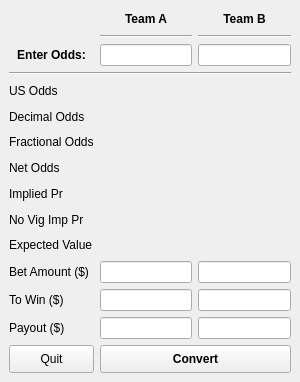
<?xml version="1.0" encoding="UTF-8"?>
<ui version="4.0">
 <class>MainWindow</class>
 <widget class="QMainWindow" name="MainWindow">
  <property name="geometry">
   <rect>
    <x>0</x>
    <y>0</y>
    <width>300</width>
    <height>382</height>
   </rect>
  </property>
  <property name="minimumSize">
   <size>
    <width>300</width>
    <height>228</height>
   </size>
  </property>
  <property name="maximumSize">
   <size>
    <width>300</width>
    <height>382</height>
   </size>
  </property>
  <property name="windowTitle">
   <string>Odds Converter</string>
  </property>
  <widget class="QWidget" name="centralwidget">
   <layout class="QGridLayout" name="gridLayout">
    <property name="bottomMargin">
     <number>9</number>
    </property>
    <property name="verticalSpacing">
     <number>6</number>
    </property>
    <item row="13" column="2">
     <widget class="QLineEdit" name="input_win_B">
      <property name="text">
       <string/>
      </property>
      <property name="alignment">
       <set>Qt::AlignCenter</set>
      </property>
     </widget>
    </item>
    <item row="8" column="2">
     <widget class="QLabel" name="output_net_dec_odds_B">
      <property name="font">
       <font>
        <italic>true</italic>
       </font>
      </property>
      <property name="text">
       <string/>
      </property>
      <property name="alignment">
       <set>Qt::AlignRight|Qt::AlignTrailing|Qt::AlignVCenter</set>
      </property>
     </widget>
    </item>
    <item row="12" column="0">
     <widget class="QLabel" name="label_5">
      <property name="text">
       <string>Bet Amount ($)</string>
      </property>
     </widget>
    </item>
    <item row="10" column="1">
     <widget class="QLabel" name="output_no_vig_A">
      <property name="font">
       <font>
        <italic>true</italic>
       </font>
      </property>
      <property name="text">
       <string/>
      </property>
      <property name="alignment">
       <set>Qt::AlignRight|Qt::AlignTrailing|Qt::AlignVCenter</set>
      </property>
     </widget>
    </item>
    <item row="12" column="1">
     <widget class="QLineEdit" name="input_betAmt_A">
      <property name="text">
       <string/>
      </property>
      <property name="alignment">
       <set>Qt::AlignCenter</set>
      </property>
     </widget>
    </item>
    <item row="10" column="2">
     <widget class="QLabel" name="output_no_vig_B">
      <property name="font">
       <font>
        <italic>true</italic>
       </font>
      </property>
      <property name="text">
       <string/>
      </property>
      <property name="alignment">
       <set>Qt::AlignRight|Qt::AlignTrailing|Qt::AlignVCenter</set>
      </property>
     </widget>
    </item>
    <item row="1" column="1">
     <widget class="Line" name="line_2">
      <property name="orientation">
       <enum>Qt::Horizontal</enum>
      </property>
     </widget>
    </item>
    <item row="14" column="0">
     <widget class="QLabel" name="label_7">
      <property name="text">
       <string>Payout ($)</string>
      </property>
     </widget>
    </item>
    <item row="1" column="2">
     <widget class="Line" name="line_3">
      <property name="orientation">
       <enum>Qt::Horizontal</enum>
      </property>
     </widget>
    </item>
    <item row="6" column="2">
     <widget class="QLabel" name="output_frac_odds_B">
      <property name="text">
       <string/>
      </property>
      <property name="alignment">
       <set>Qt::AlignRight|Qt::AlignTrailing|Qt::AlignVCenter</set>
      </property>
     </widget>
    </item>
    <item row="9" column="2">
     <widget class="QLabel" name="output_imp_pr_B">
      <property name="font">
       <font>
        <italic>true</italic>
       </font>
      </property>
      <property name="text">
       <string/>
      </property>
      <property name="alignment">
       <set>Qt::AlignRight|Qt::AlignTrailing|Qt::AlignVCenter</set>
      </property>
     </widget>
    </item>
    <item row="14" column="1">
     <widget class="QLineEdit" name="input_payout_A">
      <property name="text">
       <string/>
      </property>
      <property name="alignment">
       <set>Qt::AlignCenter</set>
      </property>
     </widget>
    </item>
    <item row="13" column="1">
     <widget class="QLineEdit" name="input_win_A">
      <property name="text">
       <string/>
      </property>
      <property name="alignment">
       <set>Qt::AlignCenter</set>
      </property>
     </widget>
    </item>
    <item row="2" column="1">
     <widget class="QLineEdit" name="oddsA">
      <property name="alignment">
       <set>Qt::AlignCenter</set>
      </property>
     </widget>
    </item>
    <item row="15" column="0">
     <widget class="QPushButton" name="quitButton">
      <property name="minimumSize">
       <size>
        <width>0</width>
        <height>28</height>
       </size>
      </property>
      <property name="font">
       <font>
        <weight>50</weight>
        <bold>false</bold>
       </font>
      </property>
      <property name="text">
       <string>Quit</string>
      </property>
      <property name="autoDefault">
       <bool>false</bool>
      </property>
      <property name="flat">
       <bool>false</bool>
      </property>
     </widget>
    </item>
    <item row="14" column="2">
     <widget class="QLineEdit" name="input_payout_B">
      <property name="text">
       <string/>
      </property>
      <property name="alignment">
       <set>Qt::AlignCenter</set>
      </property>
     </widget>
    </item>
    <item row="13" column="0">
     <widget class="QLabel" name="label_6">
      <property name="text">
       <string>To Win ($)</string>
      </property>
     </widget>
    </item>
    <item row="5" column="1">
     <widget class="QLabel" name="output_dec_odds_A">
      <property name="font">
       <font>
        <italic>true</italic>
       </font>
      </property>
      <property name="text">
       <string/>
      </property>
      <property name="alignment">
       <set>Qt::AlignRight|Qt::AlignTrailing|Qt::AlignVCenter</set>
      </property>
     </widget>
    </item>
    <item row="12" column="2">
     <widget class="QLineEdit" name="input_betAmt_B">
      <property name="text">
       <string/>
      </property>
      <property name="alignment">
       <set>Qt::AlignCenter</set>
      </property>
     </widget>
    </item>
    <item row="2" column="0">
     <widget class="QLabel" name="label_2">
      <property name="font">
       <font>
        <weight>75</weight>
        <bold>true</bold>
       </font>
      </property>
      <property name="text">
       <string>Enter Odds:</string>
      </property>
      <property name="alignment">
       <set>Qt::AlignCenter</set>
      </property>
     </widget>
    </item>
    <item row="6" column="0">
     <widget class="QLabel" name="label_Frac_odds">
      <property name="text">
       <string>Fractional Odds</string>
      </property>
     </widget>
    </item>
    <item row="4" column="0">
     <widget class="QLabel" name="label_USOdds">
      <property name="text">
       <string>US Odds</string>
      </property>
     </widget>
    </item>
    <item row="4" column="2">
     <widget class="QLabel" name="output_us_odds_B">
      <property name="text">
       <string/>
      </property>
      <property name="alignment">
       <set>Qt::AlignRight|Qt::AlignTrailing|Qt::AlignVCenter</set>
      </property>
     </widget>
    </item>
    <item row="9" column="0">
     <widget class="QLabel" name="label_ImpliedPr">
      <property name="text">
       <string>Implied Pr</string>
      </property>
     </widget>
    </item>
    <item row="6" column="1">
     <widget class="QLabel" name="output_frac_odds_A">
      <property name="text">
       <string/>
      </property>
      <property name="alignment">
       <set>Qt::AlignRight|Qt::AlignTrailing|Qt::AlignVCenter</set>
      </property>
     </widget>
    </item>
    <item row="5" column="0">
     <widget class="QLabel" name="label_DecOdds">
      <property name="text">
       <string>Decimal Odds</string>
      </property>
     </widget>
    </item>
    <item row="0" column="1">
     <widget class="QLabel" name="label_Odds_1">
      <property name="font">
       <font>
        <weight>75</weight>
        <bold>true</bold>
       </font>
      </property>
      <property name="text">
       <string>Team A</string>
      </property>
      <property name="alignment">
       <set>Qt::AlignCenter</set>
      </property>
     </widget>
    </item>
    <item row="8" column="1">
     <widget class="QLabel" name="output_net_dec_odds_A">
      <property name="font">
       <font>
        <italic>true</italic>
       </font>
      </property>
      <property name="text">
       <string/>
      </property>
      <property name="alignment">
       <set>Qt::AlignRight|Qt::AlignTrailing|Qt::AlignVCenter</set>
      </property>
     </widget>
    </item>
    <item row="4" column="1">
     <widget class="QLabel" name="output_us_odds_A">
      <property name="text">
       <string/>
      </property>
      <property name="alignment">
       <set>Qt::AlignRight|Qt::AlignTrailing|Qt::AlignVCenter</set>
      </property>
     </widget>
    </item>
    <item row="9" column="1">
     <widget class="QLabel" name="output_imp_pr_A">
      <property name="font">
       <font>
        <italic>true</italic>
       </font>
      </property>
      <property name="text">
       <string/>
      </property>
      <property name="alignment">
       <set>Qt::AlignRight|Qt::AlignTrailing|Qt::AlignVCenter</set>
      </property>
     </widget>
    </item>
    <item row="15" column="1" colspan="2">
     <widget class="QPushButton" name="convert_button">
      <property name="minimumSize">
       <size>
        <width>0</width>
        <height>28</height>
       </size>
      </property>
      <property name="font">
       <font>
        <weight>75</weight>
        <bold>true</bold>
       </font>
      </property>
      <property name="text">
       <string>Convert</string>
      </property>
      <property name="autoDefault">
       <bool>true</bool>
      </property>
      <property name="default">
       <bool>false</bool>
      </property>
     </widget>
    </item>
    <item row="0" column="2">
     <widget class="QLabel" name="label">
      <property name="minimumSize">
       <size>
        <width>0</width>
        <height>0</height>
       </size>
      </property>
      <property name="font">
       <font>
        <weight>75</weight>
        <bold>true</bold>
       </font>
      </property>
      <property name="text">
       <string>Team B</string>
      </property>
      <property name="alignment">
       <set>Qt::AlignCenter</set>
      </property>
     </widget>
    </item>
    <item row="3" column="0" colspan="3">
     <widget class="Line" name="line">
      <property name="font">
       <font>
        <weight>50</weight>
        <bold>false</bold>
       </font>
      </property>
      <property name="frameShadow">
       <enum>QFrame::Sunken</enum>
      </property>
      <property name="lineWidth">
       <number>1</number>
      </property>
      <property name="orientation">
       <enum>Qt::Horizontal</enum>
      </property>
     </widget>
    </item>
    <item row="5" column="2">
     <widget class="QLabel" name="output_dec_odds_B">
      <property name="font">
       <font>
        <italic>true</italic>
       </font>
      </property>
      <property name="text">
       <string/>
      </property>
      <property name="alignment">
       <set>Qt::AlignRight|Qt::AlignTrailing|Qt::AlignVCenter</set>
      </property>
     </widget>
    </item>
    <item row="10" column="0">
     <widget class="QLabel" name="label_No_Vig">
      <property name="text">
       <string>No Vig Imp Pr</string>
      </property>
     </widget>
    </item>
    <item row="8" column="0">
     <widget class="QLabel" name="label_NetOdds">
      <property name="text">
       <string>Net Odds</string>
      </property>
     </widget>
    </item>
    <item row="2" column="2">
     <widget class="QLineEdit" name="oddsB">
      <property name="alignment">
       <set>Qt::AlignCenter</set>
      </property>
     </widget>
    </item>
    <item row="11" column="0">
     <widget class="QLabel" name="label_EV">
      <property name="text">
       <string>Expected Value</string>
      </property>
     </widget>
    </item>
    <item row="11" column="1">
     <widget class="QLabel" name="output_ev_A">
      <property name="text">
       <string/>
      </property>
      <property name="alignment">
       <set>Qt::AlignRight|Qt::AlignTrailing|Qt::AlignVCenter</set>
      </property>
     </widget>
    </item>
    <item row="11" column="2">
     <widget class="QLabel" name="output_ev_B">
      <property name="text">
       <string/>
      </property>
      <property name="alignment">
       <set>Qt::AlignRight|Qt::AlignTrailing|Qt::AlignVCenter</set>
      </property>
     </widget>
    </item>
   </layout>
  </widget>
 </widget>
 <resources/>
 <connections/>
</ui>
